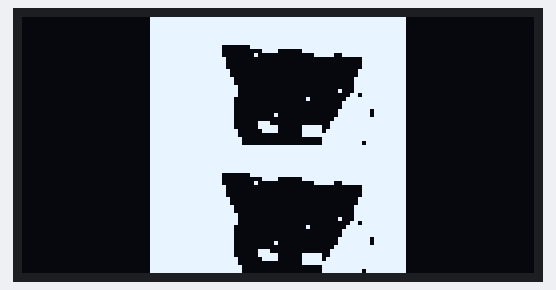
Recording of a sketch running on a simulated Arduino Uno, built with avr-gcc and run on an emulated ATmega328P. Shown: 128×64 one-colour display.

Above: at 0.2 s.

The sketch:

ino.ino
```cpp
#include <SPI.h>
#include <Wire.h>
#include <Adafruit_GFX.h>
#include <Adafruit_SH110X.h>

#define SCREEN_WIDTH 128
#define SCREEN_HEIGHT 64
#define OLED_RESET -1
Adafruit_SH1106G display = Adafruit_SH1106G(SCREEN_WIDTH, SCREEN_HEIGHT, &Wire, OLED_RESET);

const uint8_t animation[][512] PROGMEM = {
  {0b11111111, 0b11111111, 0b11111111, 0b11111111, 0b11111111, 0b11111111, 0b11111111, 0b11111111, 0b11111111, 0b11111111, 0b11111111, 0b11111111, 0b11111111, 0b11111111, 0b11111111, 0b11111111, 0b11111111, 0b11111111, 0b11111111, 0b11111111, 0b11111111, 0b11111111, 0b11111111, 0b11111111, 0b11111111, 0b11111111, 0b11111111, 0b11111111, 0b11111111, 0b11111111, 0b11111111, 0b11111111, 0b11111111, 0b11111111, 0b11111111, 0b11111111, 0b11111111, 0b11111111, 0b11111111, 0b11111111, 0b11111111, 0b11111111, 0b11111111, 0b11111111, 0b11111111, 0b11111111, 0b11111111, 0b11111111, 0b11111111, 0b11111111, 0b11111111, 0b11111111, 0b11111111, 0b11111111, 0b11111111, 0b11111111, 0b11111111, 0b11111111, 0b11000000, 0b01111111, 0b11111111, 0b11111111, 0b11111111, 0b11111111, 0b11111111, 0b11111111, 0b11000000, 0b00001111, 0b00000011, 0b11111111, 0b11111111, 0b11111111, 0b11111111, 0b11111111, 0b11000000, 0b00100000, 0b00000000, 0b01111100, 0b11111111, 0b11111111, 0b11111111, 0b11111111, 0b11100000, 0b00000000, 0b00000000, 0b00000000, 0b00000111, 0b11111111, 0b11111111, 0b11111111, 0b11100000, 0b00000000, 0b00000000, 0b00000000, 0b00000111, 0b11111111, 0b11111111, 0b11111111, 0b11100000, 0b00000000, 0b00000000, 0b00000000, 0b00000111, 0b11111111, 0b11111111, 0b11111111, 0b11110000, 0b00000000, 0b00000000, 0b00000000, 0b00001111, 0b11111111, 0b11111111, 0b11111111, 0b11110000, 0b00000000, 0b00000000, 0b00000000, 0b00001111, 0b11111111, 0b11111111, 0b11111111, 0b11111000, 0b00000000, 0b00000000, 0b00000000, 0b00011111, 0b11111111, 0b11111111, 0b11111111, 0b11111000, 0b00000000, 0b00000000, 0b00000000, 0b00011111, 0b11111111, 0b11111111, 0b11111111, 0b11111100, 0b00000000, 0b00000000, 0b00000000, 0b00011111, 0b11111111, 0b11111111, 0b11111111, 0b11111100, 0b00000000, 0b00000000, 0b00000001, 0b00011111, 0b11111111, 0b11111111, 0b11111111, 0b11111100, 0b00000000, 0b00000000, 0b00000000, 0b00110111, 0b11111111, 0b11111111, 0b11111111, 0b11111000, 0b00000000, 0b00000001, 0b00000000, 0b01111111, 0b11111111, 0b11111111, 0b11111111, 0b11111000, 0b00000000, 0b00000000, 0b00000000, 0b11111111, 0b11111111, 0b11111111, 0b11111111, 0b11111000, 0b00000000, 0b00000000, 0b00000000, 0b11111111, 0b11111111, 0b11111111, 0b11111111, 0b11111000, 0b00000000, 0b00000000, 0b00000001, 0b11111110, 0b11111111, 0b11111111, 0b11111111, 0b11111000, 0b00000001, 0b00000000, 0b00000001, 0b11111110, 0b11111111, 0b11111111, 0b11111111, 0b11111000, 0b00000000, 0b00000000, 0b00000011, 0b11111111, 0b11111111, 0b11111111, 0b11111111, 0b11111000, 0b00011100, 0b00000000, 0b00000111, 0b11111111, 0b11111111, 0b11111111, 0b11111111, 0b11111000, 0b00011111, 0b00000011, 0b11100111, 0b11111111, 0b11111111, 0b11111111, 0b11111111, 0b11111100, 0b00001111, 0b00000011, 0b11101111, 0b11111111, 0b11111111, 0b11111111, 0b11111111, 0b11111100, 0b00000000, 0b00000011, 0b11111111, 0b11111111, 0b11111111, 0b11111111, 0b11111111, 0b11111110, 0b00000000, 0b00000000, 0b00011111, 0b11111111, 0b11111111, 0b11111111, 0b11111111, 0b11111110, 0b00000000, 0b00000000, 0b00011111, 0b11111011, 0b11111111, 0b11111111, 0b11110111, 0b11111111, 0b00000000, 0b00000000, 0b00111111, 0b11111111, 0b11111111, 0b11111111, 0b11101111, 0b11111111, 0b00000000, 0b00000000, 0b01111111, 0b11111111, 0b11111111, 0b11111111, 0b11111111, 0b11111111, 0b10000000, 0b00000100, 0b01111111, 0b11111111, 0b11111111, 0b11111111, 0b11111111, 0b11111111, 0b11111110, 0b00000011, 0b11111111, 0b11011111, 0b11111111, 0b11111111, 0b11111111, 0b11111111, 0b11110011, 0b00000111, 0b11111111, 0b10001111, 0b11111111, 0b11111111, 0b11111111, 0b11111111, 0b11100101, 0b11100111, 0b11111111, 0b00001111, 0b11111111, 0b11111111, 0b11111011, 0b11111111, 0b11011000, 0b00000111, 0b11111111, 0b01000111, 0b11111111, 0b11111111, 0b11111111, 0b11111111, 0b10011110, 0b00100111, 0b11111110, 0b00000111, 0b11111111, 0b11111111, 0b11111111, 0b11111110, 0b00111000, 0b00000111, 0b11111110, 0b00000111, 0b11111111, 0b11111111, 0b11111111, 0b11101110, 0b01110000, 0b00000111, 0b11111110, 0b00000011, 0b11111111, 0b11111111, 0b11111111, 0b11111110, 0b11110000, 0b00000111, 0b11111110, 0b00000010, 0b11111111, 0b11111111, 0b11111111, 0b11111001, 0b11100000, 0b00000111, 0b11111110, 0b00000000, 0b00111111, 0b11111111, 0b11111111, 0b11111001, 0b11110000, 0b00000111, 0b11111110, 0b00010000, 0b00001111, 0b11111111, 0b11111111, 0b11111001, 0b11110000, 0b00000011, 0b11111110, 0b00000000, 0b00000011, 0b11111111, 0b11111111, 0b11111011, 0b11100000, 0b00000011, 0b11111110, 0b00000000, 0b00000000, 0b11111111, 0b11111111, 0b11110011, 0b11100000, 0b00000001, 0b11111110, 0b00000000, 0b00000000, 0b11111111, 0b11111111, 0b11111011, 0b11100000, 0b00001001, 0b11111100, 0b00000000, 0b00000000, 0b11111111, 0b11111111, 0b11111101, 0b11110000, 0b00001100, 0b01111000, 0b00000000, 0b00000000, 0b11111111, 0b11111111, 0b11111000, 0b11110000, 0b00000100, 0b00000000, 0b00000000, 0b00000000, 0b11111111, 0b11111111, 0b11111110, 0b01110000, 0b00000011, 0b10010100, 0b00000000, 0b00000000, 0b11111111, 0b11111111, 0b11111111, 0b11110000, 0b00000011, 0b11111100, 0b00000000, 0b00000000, 0b11111111, 0b11111111, 0b11111111, 0b11110000, 0b00000011, 0b11111110, 0b00000000, 0b00000000, 0b11111111, 0b11111111, 0b11111111, 0b11111000, 0b00000011, 0b11111111, 0b00000000, 0b00000000, 0b11111111, 0b11111111, 0b11111111, 0b11111100, 0b00000001, 0b11111110, 0b00000000, 0b00000000, 0b11111111, 0b11111111, 0b11111111, 0b11111100, 0b00000000, 0b11111100, 0b00000000, 0b00000000, 0b11111111, 0b11111111, 0b11111111, 0b11111100, 0b00000000, 0b11111100, 0b01000000, 0b00000000, 0b11111111, 0b11111111, 0b11111111, 0b11111100, 0b00000000, 0b11110000, 0b01100000, 0b00000000, 0b11111111, 0b11111111, 0b11111111, 0b11111110, 0b00000000, 0b11110000, 0b11110000, 0b00000000, 0b11111111, 0b11111111, 0b11111111, 0b11111110, 0b00000000, 0b00000001, 0b11111000, 0b00000000, 0b11111111, 0b11111111, 0b11111111, 0b11100110, 0b00000000, 0b00000111, 0b11111000, 0b00000000, 0b11111111, 0b11111111, 0b11111111, 0b11100001, 0b00000000, 0b00001111, 0b11111000, 0b00000000, 0b11111111, 0b11111111, 0b11111111, 0b11110000, 0b00000000, 0b00001101, 0b11111100, 0b00000000},
};

void setup() {
  display.begin(0x3C, true);
  display.clearDisplay();
}

void loop() {
  for (int i = 0; i < sizeof(animation)/sizeof(animation[0]); i++) {
    display.clearDisplay();
    int xOffset = (SCREEN_WIDTH - 64) / 2;
    int yOffset = (SCREEN_HEIGHT - 64) / 2;
    for (int y = 0; y < 64; y++) {
      for (int x = 0; x < 64; x++) {
        uint8_t byteIndex = (y * 64 + x) / 8;
        uint8_t bitIndex = 7 - (x % 8);
        if (pgm_read_byte(&animation[i][byteIndex]) & (1 << bitIndex)) {
          display.drawPixel(x + xOffset, y + yOffset, SH110X_WHITE);
        }
      }
    }
    display.display();
    delay(100);
  }
}
```
